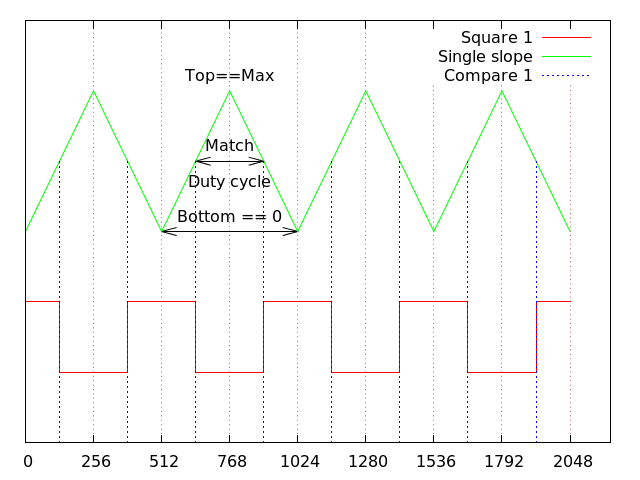

Write the gnuplot code that produced this figure.
set terminal pngcairo dashed
set output 'dual_slope_with_one_output_annotated.png'

set xrange [0:2200];
set yrange [0:6];



#set termoption dash;
#set style line 3 lt 2 lc rgb "blue" lw 0.5;

#unset xtics;
unset ytics;

# set style line 101 lc rgb '#808080' lt 1 lw 1
# set border 3 front ls 101
# set tics nomirror out scale 0.75
# set format '%g'

set grid xtics lt 0 lw 1 lc rgb "#880000"

set xtics 256

# Bottom is 0
# Top bepaalt frequentie
# Compare vs Top bepaalt precisie

set label "Top==Max" center at 256+512,5 offset 0, 0.8
set label "Match" center at 256+512,4 offset 0, 0.8
set label "Duty cycle" center at 256+512,4 offset 0, -1.1
set arrow from 128+512,4 to 384+512,4 heads 
set label "Bottom == 0" center at 256+512,3 offset 0, 0.8
set arrow from 512,3 to 512+512,3 heads 

plot '-' using ($1*256):(($2*1)) title "Square 1" with lines, \
     '-' using ($1*256):($2*1) title "Single slope" with lines lt 1 lc 2, \
     '-' using ($1*256):($2*1) title "Compare 1" with impulses
	0 2
	0.5 2
	0.5 1
	1.5 1
	1.5 2
	2 2
	2.5 2
	2.5 1
	3.5 1
	3.5 2
	4 2
	4.5 2
	4.5 1
	5.5 1
	5.5 2
	6 2
	6.5 2
	6.5 1
	7.5 1
	7.5 2
	8 2
EOF
	0 3
	1 5
	2 3
	3 5
	4 3
	5 5
	6 3
	7 5
	8 3
EOF
	0.5 4	
	1.5 4
	2.5 4	
	3.5 4
	4.5 4	
	5.5 4
	6.5 4
	7.5 4
EOF

show grid;
#pause -1;
